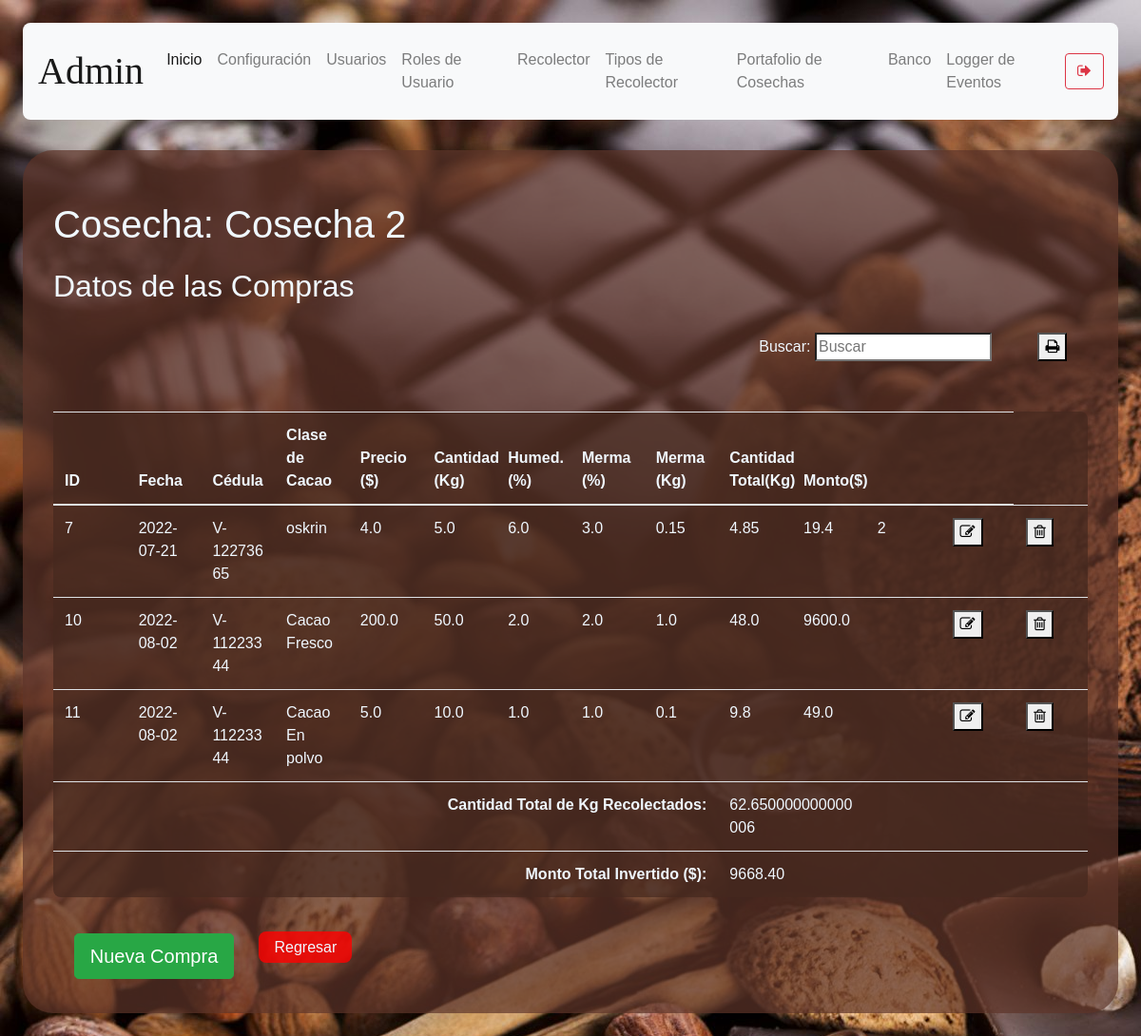
/harvest/3/purchase (signed in), run on an earlier commit of the app's database.
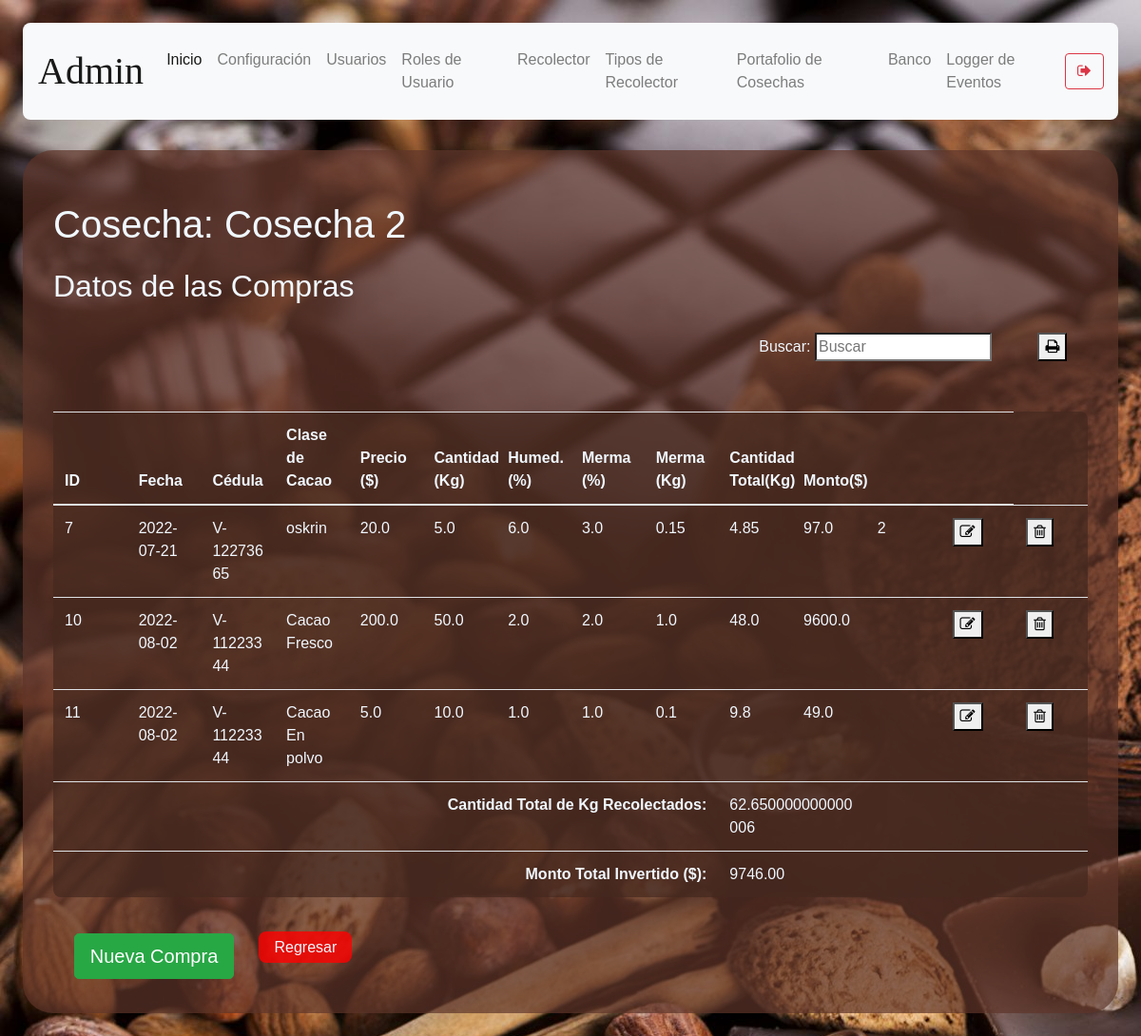
And on a later commit of the database.
### models/harvest.py (models this page shows, shortened)
class Harvest (db.Model):
    __tablename__ = 'harvest'
    id = db.Column(db.Integer, primary_key = True)
    description = db.Column(db.String(250), nullable = False)
    start_date = db.Column(db.String(10), nullable=False)
    end_date = db.Column(db.String(10), nullable= False)
    status = db.Column(db.String(10), nullable = False)
    def find(self, id):
        return Harvest.query.get(id)

### models/purchase.py (models this page shows, shortened)
class Purchase( db.Model ):
    __tablename__ = 'purchase'
    id = db.Column( db.Integer, primary_key = True )
    date = db.Column( db.String(10), nullable = False )
    F_Productor = db.Column( db.Integer, db.ForeignKey('productor.id'))
    F_Harvest = db.Column( db.Integer, db.ForeignKey( 'harvest.id' ) )
    cacao_type = db.Column( db.String, nullable=False )
    price_dolar= db.Column( db.Float, nullable=False )
    amount_kg = db.Column( db.Float, nullable = False )
    wetness_percentage = db.Column( db.Float, nullable = False )
    waste_percentage = db.Column( db.Float, nullable = False )
    waste_kg = db.Column( db.Float, nullable=False )
    total_amount_kg = db.Column( db.Float, nullable = False )
    total_dolar = db.Column( db.Float, nullable=False )
    observation = db. Column( db.String(255) )

### models/productor.py (models this page shows, shortened)
class Productor(db.Model) :
    __tablename__ = "productor"
    id = db.Column(db.Integer, primary_key = True)
    cedula = db.Column(db.String(100), nullable = False, unique=True)
    name = db.Column(db.String(100), nullable = False)
    last_name = db.Column(db.String(100), nullable = False)
    gender = db.Column(db.String(10), nullable = False)
    date_of_birth = db.Column(db.String(10), nullable = False)
    local_phone = db.Column(db.String(20), nullable = True)
    movil_phone = db.Column(db.String(20), nullable = True)
    address_1 = db.Column(db.String(150), nullable = True)
    address_2 = db.Column(db.String(150), nullable = True)
    productor_type_id = db.Column(db.Integer, db.ForeignKey('productor_type.id'))

### routes/purchase.py (the view)
@purchase.route('/harvest/<harvest_id>/purchase', methods=['GET'])
def index(harvest_id):
    if( not verify_permissions(session, User, allowed_rols) ):
        return redirect(url_for('auth.index'))
    harvest = Harvest.find(Harvest, harvest_id)
    purchases = Purchase.query.filter_by(F_Harvest = harvest_id)
    productors = Productor.query.all()
    productor_types = Productor_type.query.all()
    status = ""
    total_cantidad = sum(purchase.total_amount_kg for purchase in purchases)
    total_monto = ("{0:.2f}".format(sum(purchase.total_dolar for purchase in purchases)))
    if 'management-status' in session: status = session['management-status']
    return render_template("purchase.html", harvest=harvest, purchases=purchases,
    productors=productors, productor_types= productor_types, status=status, total_cantidad=total_cantidad, total_monto=total_monto)

### models/user.py (called while the page is built)
    def get_user_rol_by_username( self, username ):
        user_rol_id = User.query.filter_by(username = username).first().user_rol_id
        user_rol = User_rol.query.get(user_rol_id).description
        return user_rol

### utils/functions.py (called while the page is built)
def verify_permissions(session, User, allowed=['admin']):
    return 'username' in session and \
    ( allowed == 'all' or User.get_user_rol_by_username(User, session['username']) in allowed)

### templates/purchase.html (shortened to what this page needs)
{% extends "base.html" %}
{% block content %}
    <h1>Cosecha: {{harvest.description}}</h1>
    <h2>Datos de las Compras</h2>
    <p align="right">
            Buscar: <input id ="search-bar" onkeyup="searchEngine()" type="search" name="busqueda" placeholder="Buscar">
            <button onclick='print("Purchase", "miTabla")'><i class="fa fa-print" aria-hidden="true"></i></button>
    </p>
        <table class="table content-table" id="miTabla">
            <thead>
                <th>ID</th>
                <th>Fecha</th>
                <th>Cédula</th>
                <th>Clase de Cacao</th>
                <th>Precio ($)</th>
                <th>Cantidad (Kg)</th>
                <th>Humed.(%)</th>
                <th>Merma (%)</th>
                <th>Merma (Kg)</th>
                <th>Cantidad Total(Kg)</th>
                <th>Monto($)</th>
                <th></th>
                <th></th>
            </thead>
            <tbody id="table-body-data">
            {% for i in purchases %}
            <tr>
                <td>{{ i.id }}</td>
                <td>{{ i.date }}</td>
                {% for prod in productors %}
                    {% if prod.id == i.F_Productor %}
                        <td>{{ prod.cedula }} </td>
                    {% endif %}
                {% endfor %}
                <td>{{ i.cacao_type }}</td>
                <td>{{ i.price_dolar }}</td>
                <td>{{ i.amount_kg }}</td>
                <td>{{ i.wetness_percentage }}</td>
                <td>{{ i.waste_percentage}}</td>
                <td>{{ i.waste_kg }}</td>
                <td>{{ i.total_amount_kg }}</td>
                <td>{{ i.total_dolar }}</td>
                <td>{{ i.observation }}</td>
                <td><button onclick="window.location.href=`/harvest/{{harvest.id}}/purchase/{{i.id}}/edit`"><i class="fa fa-pencil-square-o" aria-hidden="true"></i></button></td>
                <td><button onclick='deleteConfirm2( {{i.id}}, "Purchase", {{harvest.id}} )'><i class="fa fa-trash-o" aria-hidden="true"></i></button></td>
            </tr>
            {% endfor %}
            <tr>
                <th scope="row" colspan="9" style="text-align: right;">Cantidad Total de Kg Recolectados:</th>
                <td colspan="2">{{total_cantidad}}</td>
                <th></th><th></th><th></th>
            </tr>
             <tr>
                <th scope="row" colspan="9" style="text-align: right;">Monto Total Invertido ($):</th>
                <td colspan="2">{{ total_monto }}</td>
                <th></th><th></th><th></th>
            </tr>
            </tbody>
        </table>
        <button type="button" data-toggle="modal" data-target="#modal-{{harvest.id}}"class="btn btn-success btn-lg mb-1">Nueva Compra</button>
        <a class="abord" href="/harvest" onclick="hiddeForm()">Regresar</a>
{% endblock %}

### templates/base.html (shortened to what this page needs)
<!DOCTYPE html>
<html>
<head>
    <link rel="stylesheet" href="https://cdn.jsdelivr.net/npm/bootstrap@4.0.0/dist/css/bootstrap.min.css">
     <link rel="stylesheet" href="https://cdnjs.cloudflare.com/ajax/libs/font-awesome/4.7.0/css/font-awesome.min.css">
     <link rel='stylesheet' type='text/css' media='screen'  href= "{{ url_for('static',filename='styles/main.css') }}">
</head>
<body>
    <nav class="navbar navbar-expand-lg navbar-light bg-light top">
        <a class="navbar-brand nav-user" href="#"> {{ session['username'] }}</a>
        <div class="collapse navbar-collapse" id="navbarSupportedContent">
          <ul class="navbar-nav mr-auto">
            <li class="nav-item active">
              <a class="nav-link" href="/">Inicio <span class="sr-only">(current)</span></a>
            </li>
            <li class="nav-item">
              <a class="nav-link" href="/user-settings">Configuración</a>
            </li>
            {% if session["rol"] == 'admin' %}
            <li class="nav-item">
                <a class="nav-link" href="/user-management">Usuarios</a>
            </li>
            <li class="nav-item">
                <a class="nav-link" href="/user-rol-management">Roles de Usuario</a>
            </li>
            <li class="nav-item">
                <a class="nav-link" href="/productor-data">Recolector</a>
            </li>
            <li class="nav-item">
                <a class="nav-link" href="/productor-type">Tipos de Recolector</a>
            </li>
            <li class="nav-item">
              <a class="nav-link" href="/harvest">Portafolio de Cosechas</a>
            </li>
            <li class="nav-item">
              <a class="nav-link" href="/bank">Banco</a>
            </li>
            <li class="nav-item">
              <a class="nav-link" href="/logger">Logger de Eventos</a>
            </li>
            {% endif %}
          </ul>
          <form action="logout">
          <button class="btn btn-outline-danger my-2 my-sm-0">
              <i class="fa fa-sign-out" aria-hidden="true"></i>
            </button>
          </form>
        </div>
      </nav>
    <section class="content">
        {% block content %}
        {% endblock %}
    </section>
</body>
</html>

### static/styles/main.css (style rules this page uses)
body { background-color:aliceblue; background-image: url("../media/2316549.jpg"); margin: 2%; font-family: 'Gill Sans', 'Gill Sans MT', Calibri, 'Trebuchet MS', sans-serif; }
button { margin: 2%; }
h1, h2 { margin-top: 2%; }
section.content { background-color: rgba(95, 54, 42, 0.7); padding: 2em; color:aliceblue; margin-top: 2em; border-radius: 2em; }
.content-table { background-color: rgba(69, 40, 31, 0.7); padding: 2em; color:aliceblue; margin-top: 2em; border-radius: .5em; }
.abord, .abord:hover { color: aliceblue; background-color: rgba(255, 0, 0, 0.8); width: 4em; text-align: center; border-radius: 0.5em; padding: 0.5em 1em 0.5em 1em; list-style: none; text-decoration: none; }
nav.top { padding: 1em; border-radius: 0.5em; }
.nav-user { text-transform: capitalize; text-align: center; font-family: cursive; font-size: 2.5em; }
table { width:100%; table-layout:fixed; }
td { word-wrap:break-word; }

What changed in the data, as far as the page shows it:
changed Purchase "oskrin": price_dolar "4.0" → "20.0"; total_dolar "19.4" → "97.0"
Also different on the page:
{{ total_monto }}: "9668.40" → "9746.00"
